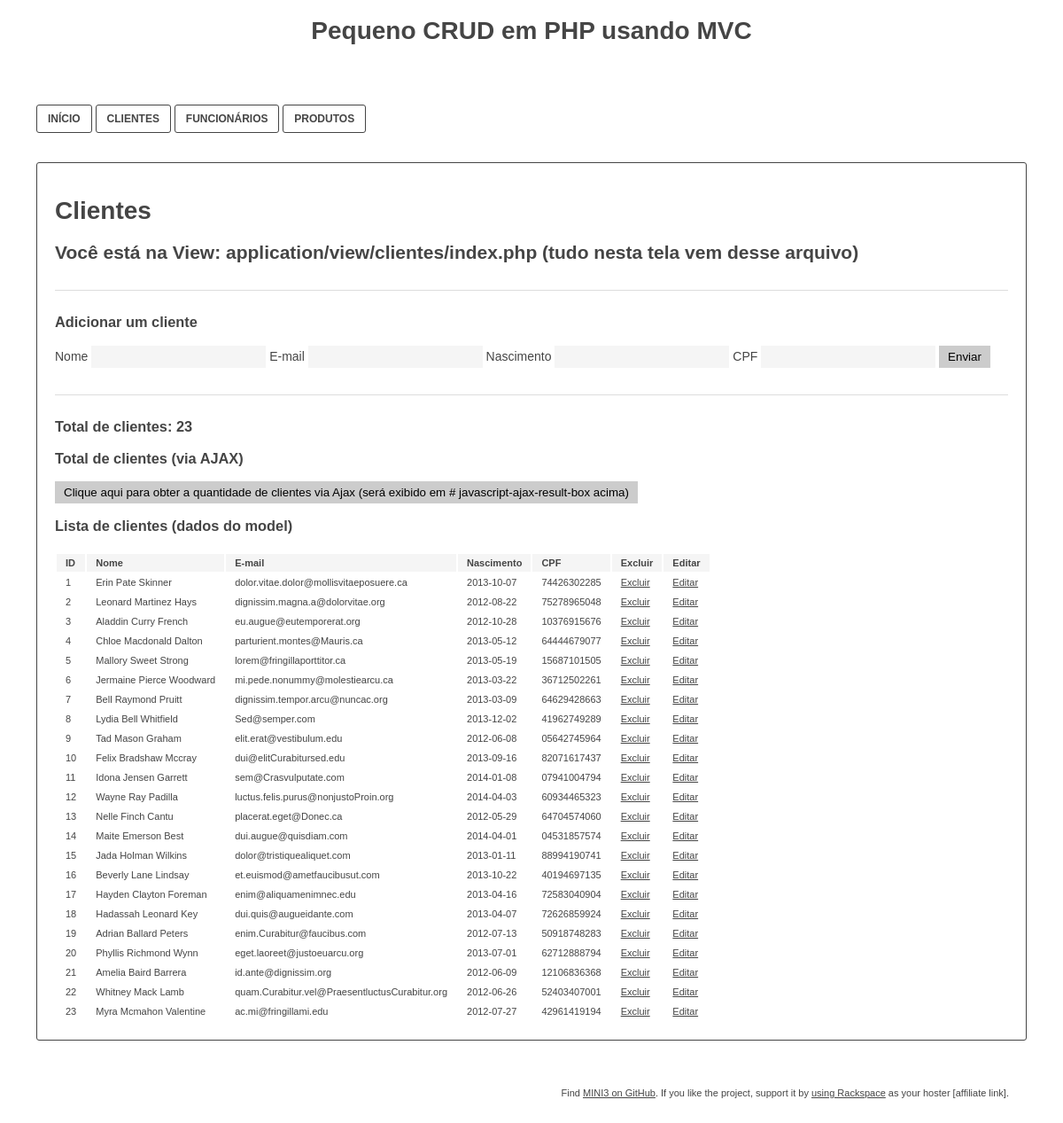
Screenshot of /clientes with the database file from the repository.
### tables this page shows
CREATE TABLE IF NOT EXISTS clientes (
  id int PRIMARY KEY AUTO_INCREMENT NOT NULL,
  nome char(45) NOT NULL,
  email varchar(50) DEFAULT NULL,
  data_nasc date DEFAULT NULL,
  cpf char(11) NOT NULL
);

### app/Controller/ClientesController.php (called while the page is built, shortened)
<?php
class ClientesController
{
    public function index()
    {
        $Cliente = new Cliente();
        $clientes = $Cliente->getAllClientes();
        $amount_of_clientes = $Cliente->getAmountOfClientes();
        require APP . 'view/_templates/header.php';
        require APP . 'view/clientes/index.php';
        require APP . 'view/_templates/footer.php';
    }
}

### public/index.php (called while the page is built, shortened)
<?php
$app = new Application();

### app/Core/Model.php (called while the page is built, shortened)
<?php
class Model
{
    private function openDatabaseConnection()
    {
        $options = array(PDO::ATTR_DEFAULT_FETCH_MODE => PDO::FETCH_OBJ, PDO::ATTR_ERRMODE => PDO::ERRMODE_WARNING);
        if (DB_TYPE == "pgsql") {
            $databaseEncodingenc = " options='--client_encoding=" . DB_CHARSET . "'";
        } else {
            $databaseEncodingenc = "; charset=" . DB_CHARSET;
        }
        $this->db = new PDO(DB_TYPE . ':host=' . DB_HOST . ';dbname=' . DB_NAME . $databaseEncodingenc, DB_USER, DB_PASS, $options);
    }
}

### app/Model/Cliente.php (called while the page is built, shortened)
<?php
class Cliente extends Model
{
    public function getAllClientes()
    {
        $sql = "SELECT id, nome, email, data_nasc, cpf FROM clientes";
        $query = $this->db->prepare($sql);
        $query->execute();
        return $query->fetchAll();
    }
    public function getAmountOfClientes()
    {
        $sql = "SELECT COUNT(id) AS amount_of_clientes FROM clientes";
        $query = $this->db->prepare($sql);
        $query->execute();
        return $query->fetch()->amount_of_clientes;
    }
}

### app/view/clientes/index.php (the view, shortened to what this page needs)
<div class="container">
    <h1>Clientes</h1>
    <h2>Você está na View: application/view/clientes/index.php (tudo nesta tela vem desse arquivo)</h2>
    <div class="box">
        <h3>Adicionar um cliente</h3>
        <form action="<?php echo URL; ?>clientes/add" method="POST">
            <label>Nome</label>
            <input type="text" name="nome" value="" required />
            <label>E-mail</label>
            <input type="email" name="email" value="" required />
            <label>Nascimento</label>
            <input type="text" name="data_nasc" value="" />
            <label>CPF</label>
            <input type="text" name="cpf" value="" />
            <input type="submit" name="submit_add_cliente" value="Enviar" />
        </form>
    </div>
    <div class="box">
        <h3>Total de clientes: <?php echo $amount_of_clientes; ?></h3>
        <h3>Total de clientes (via AJAX)</h3>
        <div>
            <button id="javascript-ajax-button">Clique aqui para obter a quantidade de clientes via Ajax (será exibido em # javascript-ajax-result-box acima)</button>
        </div>
        <h3>Lista de clientes (dados do model)</h3>
        <table>
            <thead style="background-color: #ddd; font-weight: bold;">
            <tr>
                <td>ID</td>
                <td>Nome</td>
                <td>E-mail</td>
                <td>Nascimento</td>
                <td>CPF</td>
                <td>Excluir</td>
                <td>Editar</td>
            </tr>
            </thead>
            <tbody>
            <?php foreach ($clientes as $cliente) { ?>
                <tr>
                    <td><?php if (isset($cliente->id)) echo htmlspecialchars($cliente->id, ENT_QUOTES, 'UTF-8'); ?></td>
                    <td><?php if (isset($cliente->nome)) echo htmlspecialchars($cliente->nome, ENT_QUOTES, 'UTF-8'); ?></td>
                    <td><?php if (isset($cliente->email)) echo htmlspecialchars($cliente->email, ENT_QUOTES, 'UTF-8'); ?></td>
                    <td><?php if (isset($cliente->data_nasc)) echo htmlspecialchars($cliente->data_nasc, ENT_QUOTES, 'UTF-8'); ?></td>
                    <td><?php if (isset($cliente->cpf)) echo htmlspecialchars($cliente->cpf, ENT_QUOTES, 'UTF-8'); ?></td>
                    <td><a href="<?php echo URL . 'clientes/delete/' . htmlspecialchars($cliente->id, ENT_QUOTES, 'UTF-8'); ?>">Excluir</a></td>
                    <td><a href="<?php echo URL . 'clientes/edit/' . htmlspecialchars($cliente->id, ENT_QUOTES, 'UTF-8'); ?>">Editar</a></td>
                </tr>
            <?php } ?>
            </tbody>
        </table>
    </div>
</div>

### app/Core/Application.php (shortened to what this page needs)
<?php
class Application
{
    private $url_controller = null;
    private $url_action = null;
    private $url_params = array();
    public function __construct()
    {
        if (!$this->url_controller) {
            $page = new \Mini\Controller\HomeController();
            $page->index();
        } elseif (file_exists(APP . 'Controller/' . ucfirst($this->url_controller) . 'Controller.php')) {
            $this->url_controller = new $controller();
            if (method_exists($this->url_controller, $this->url_action) &&
                is_callable(array($this->url_controller, $this->url_action))) {
                if (!empty($this->url_params)) {
                    call_user_func_array(array($this->url_controller, $this->url_action), $this->url_params);
                } else {
                    $this->url_controller->{$this->url_action}();
                }
            } else {
                if (strlen($this->url_action) == 0) {
                    $this->url_controller->index();
                } else {
                    $page = new \Mini\Controller\ErrorController();
                    $page->index();
                }
            }
        } else {
            $page = new \Mini\Controller\ErrorController();
            $page->index();
        }
    }
    private function splitUrl()
    {
        if (isset($_GET['url'])) {
            $url = trim($_GET['url'], '/');
            $url = filter_var($url, FILTER_SANITIZE_URL);
            $url = explode('/', $url);
            $this->url_controller = isset($url[0]) ? $url[0] : null;
            $this->url_action = isset($url[1]) ? $url[1] : null;
            unset($url[0], $url[1]);
            $this->url_params = array_values($url);
        }
    }
}

### app/view/_templates/header.php (shortened to what this page needs)
<!DOCTYPE html>
<html lang="en">
<head>
    <link href="<?php echo URL; ?>css/style.css" rel="stylesheet">
</head>
<body>
    <div><h1 align="center">Pequeno CRUD em PHP usando MVC</h1></div>
<br><br><br>
    <div class="navigation">
        <a href="<?php echo URL; ?>">Início</a>
        <a href="<?php echo URL; ?>clientes">Clientes</a>
        <a href="<?php echo URL; ?>funcionarios">Funcionários</a>
        <a href="<?php echo URL; ?>produtos">Produtos</a>
    </div>

### app/view/_templates/footer.php (shortened to what this page needs)
    <div class="footer">
        Find <a href="https://github.com/panique/mini3">MINI3 on GitHub</a>.
        If you like the project, support it by <a href="http://tracking.rackspace.com/SH1ES">using Rackspace</a> as your hoster [affiliate link].
    </div>
</body>
</html>

### public/css/style.css (style rules this page uses)
body { font-family: Arial, sans-serif; font-size: 14px; color: #454545; }
.navigation { margin-left: 33px; }
.navigation a { display: inline-block; padding: 8px 12px; border-radius: 3px; text-decoration: none; font-size: 12px; text-transform: uppercase; font-weight: bold; border: 1px solid #454545; color: #454545; background: transparent; }
.container { border: 1px solid #454545; border-radius: 3px; padding: 20px; margin: 33px; }
.container a { color: #454545; }
.container table { font-size: 11px; margin-top: 20px; }
.container table thead td { background-color: #f5f5f5; padding: 4px 10px; }
.container table tbody td { padding: 4px 10px; }
.container .box { border-top: 1px solid #ddd; padding-top: 10px; margin-top: 30px; }
.container input { background-color: #f5f5f5; border: 0; padding: 5px 10px; }
.container input[type="submit"] { background-color: #ccc; cursor: pointer; }
.container button { background-color: #ccc; border: 0; padding: 5px 10px; cursor: pointer; }
.footer { border-radius: 3px; padding: 20px; margin: 33px; text-align: right; font-size: 11px; }
.footer a { color: #454545; }

### rows the page displays
clientes: id "1", nome "Erin Pate Skinner", email "dolor.vitae.dolor@mollisvitaeposuere.ca", data_nasc "2013-10-07", cpf "74426302285"
clientes: id "2", nome "Leonard Martinez Hays", email "dignissim.magna.a@dolorvitae.org", data_nasc "2012-08-22", cpf "75278965048"
clientes: id "3", nome "Aladdin Curry French", email "eu.augue@eutemporerat.org", data_nasc "2012-10-28", cpf "10376915676"
clientes: id "4", nome "Chloe Macdonald Dalton", email "parturient.montes@Mauris.ca", data_nasc "2013-05-12", cpf "64444679077"
clientes: id "5", nome "Mallory Sweet Strong", email "lorem@fringillaporttitor.ca", data_nasc "2013-05-19", cpf "15687101505"
clientes: id "6", nome "Jermaine Pierce Woodward", email "mi.pede.nonummy@molestiearcu.ca", data_nasc "2013-03-22", cpf "36712502261"
clientes: id "7", nome "Bell Raymond Pruitt", email "dignissim.tempor.arcu@nuncac.org", data_nasc "2013-03-09", cpf "64629428663"
clientes: id "8", nome "Lydia Bell Whitfield", email "Sed@semper.com", data_nasc "2013-12-02", cpf "41962749289"
clientes: id "9", nome "Tad Mason Graham", email "elit.erat@vestibulum.edu", data_nasc "2012-06-08", cpf "05642745964"
clientes: id "10", nome "Felix Bradshaw Mccray", email "dui@elitCurabitursed.edu", data_nasc "2013-09-16", cpf "82071617437"
clientes: id "11", nome "Idona Jensen Garrett", email "sem@Crasvulputate.com", data_nasc "2014-01-08", cpf "07941004794"
clientes: id "12", nome "Wayne Ray Padilla", email "luctus.felis.purus@nonjustoProin.org", data_nasc "2014-04-03", cpf "60934465323"
clientes: id "13", nome "Nelle Finch Cantu", email "placerat.eget@Donec.ca", data_nasc "2012-05-29", cpf "64704574060"
clientes: id "14", nome "Maite Emerson Best", email "dui.augue@quisdiam.com", data_nasc "2014-04-01", cpf "04531857574"
clientes: id "15", nome "Jada Holman Wilkins", email "dolor@tristiquealiquet.com", data_nasc "2013-01-11", cpf "88994190741"
clientes: id "16", nome "Beverly Lane Lindsay", email "et.euismod@ametfaucibusut.com", data_nasc "2013-10-22", cpf "40194697135"
clientes: id "17", nome "Hayden Clayton Foreman", email "enim@aliquamenimnec.edu", data_nasc "2013-04-16", cpf "72583040904"
clientes: id "18", nome "Hadassah Leonard Key", email "dui.quis@augueidante.com", data_nasc "2013-04-07", cpf "72626859924"
clientes: id "19", nome "Adrian Ballard Peters", email "enim.Curabitur@faucibus.com", data_nasc "2012-07-13", cpf "50918748283"
clientes: id "20", nome "Phyllis Richmond Wynn", email "eget.laoreet@justoeuarcu.org", data_nasc "2013-07-01", cpf "62712888794"
clientes: id "21", nome "Amelia Baird Barrera", email "id.ante@dignissim.org", data_nasc "2012-06-09", cpf "12106836368"
clientes: id "22", nome "Whitney Mack Lamb", email "quam.Curabitur.vel@PraesentluctusCurabitur.org", data_nasc "2012-06-26", cpf "52403407001"
clientes: id "23", nome "Myra Mcmahon Valentine", email "ac.mi@fringillami.edu", data_nasc "2012-07-27", cpf "42961419194"

### other values shown
$amount_of_clientes "23"
